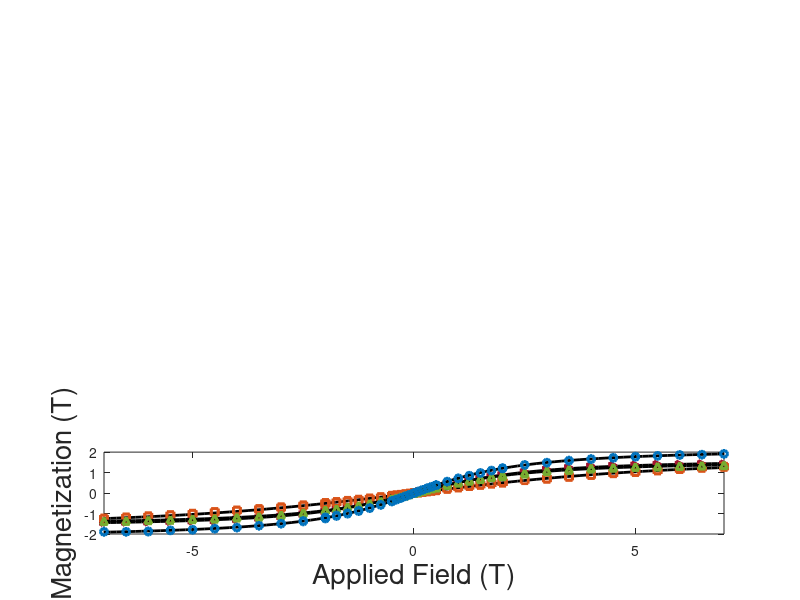

This figure's MATLAB source: (Note: this script raises an error after producing the figure.)
%%File Notes

%Run NPChi before running
%All generated chi values are in cgs units (dyne cm/g) 
%To convert cgs to other cgs or SI, see the section about conversions 

%% Plot settings
RedAccent =[229/255,20/255,0/255];
BlueAccent =[76/255,174/255,227/255];
GreenAccent =[51/255,153/255,51/255];
White=[1 1 1];
Black=[0 0 0];
DefaultBlue=[0    0.4470    0.7410];
DefaultOrange=[0.8500    0.3250    0.0980];
DefaultYellow=[0.9290    0.6940    0.1250];
DefaultPurple=[0.4940    0.1840    0.5560];
DefaultGreen=[0.4660    0.6740    0.1880];
DefaultLightBlue=[0.3010    0.7450    0.9330];
DefaultCrimson=[0.6350    0.0780    0.1840];
MarkerSize=7;
LineWidth=2.5;
PlotLineWidth=3;
MarkerLineWidth=2;
% Scatter plot Marker size (squared)
sz = 25;
% Font size
fs = 20;

%% %Import Variables
er_field_oe_4k = [0.00E+00 1.00E+03 2.00E+03 3.00E+03 4.00E+03 5.00E+03 5.00E+03 7.50E+03 1.00E+04 1.25E+04 1.50E+04 1.75E+04 2.00E+04 2.00E+04 2.50E+04 3.00E+04 3.50E+04 4.00E+04 4.50E+04 5.00E+04 5.50E+04 6.00E+04 6.50E+04 7.00E+04 7.00E+04 6.50E+04 6.00E+04 5.50E+04 5.00E+04 4.50E+04 4.00E+04 3.50E+04 3.00E+04 2.50E+04 2.00E+04 2.00E+04 1.75E+04 1.50E+04 1.25E+04 1.00E+04 7.50E+03 5.00E+03 5.00E+03 4.00E+03 3.00E+03 2.00E+03 0.00E+00 0.00E+00 -1.00E+03 -2.00E+03 -3.00E+03 -4.00E+03 -5.00E+03 -5.00E+03 -7.50E+03 -1.00E+04 -1.25E+04 -1.50E+04 -1.75E+04 -2.00E+04 -2.00E+04 -2.50E+04 -3.00E+04 -3.50E+04 -4.00E+04 -4.50E+04 -5.00E+04 -5.50E+04 -6.00E+04 -6.50E+04 -7.00E+04 -7.00E+04 -6.50E+04 -6.00E+04 -5.50E+04 -5.00E+04 -4.50E+04];
er_moment_emuperg_4k = [8.10E-02 5.40E+00 1.05E+01 1.53E+01 1.97E+01 2.44E+01 2.41E+01 3.52E+01 4.58E+01 5.55E+01 6.48E+01 7.32E+01 8.09E+01 8.11E+01 9.42E+01 1.05E+02 1.13E+02 1.20E+02 1.23E+02 1.25E+02 1.26E+02 1.29E+02 1.29E+02 1.30E+02 1.29E+02 1.31E+02 1.27E+02 1.29E+02 1.25E+02 1.23E+02 1.20E+02 1.13E+02 1.05E+02 9.41E+01 8.06E+01 8.05E+01 7.28E+01 6.45E+01 5.53E+01 4.54E+01 3.48E+01 2.37E+01 2.37E+01 1.91E+01 1.44E+01 9.98E+00 -8.15E-02 -8.15E-02 -5.22E+00 -1.03E+01 -1.51E+01 -2.00E+01 -2.41E+01 -2.41E+01 -3.53E+01 -4.60E+01 -5.58E+01 -6.50E+01 -7.34E+01 -8.11E+01 -8.11E+01 -9.44E+01 -1.05E+02 -1.12E+02 -1.18E+02 -1.23E+02 -1.24E+02 -1.27E+02 -1.29E+02 -1.30E+02 -1.31E+02 -1.29E+02 -1.29E+02 -1.29E+02 -1.25E+02 -1.25E+02 -1.23E+02];

er_field_oe_rt = [0.00E+00 1.00E+03 2.00E+03 3.00E+03 4.00E+03 5.00E+03 5.00E+03 7.50E+03 1.00E+04 1.25E+04 1.50E+04 1.75E+04 2.00E+04 2.00E+04 2.50E+04 3.00E+04 3.50E+04 4.00E+04 4.50E+04 5.00E+04 5.50E+04 6.00E+04 6.50E+04 7.00E+04 7.00E+04 6.50E+04 6.00E+04 5.50E+04 5.00E+04 4.50E+04 4.00E+04 3.50E+04 3.00E+04 2.50E+04 2.00E+04 2.00E+04 1.75E+04 1.50E+04 1.25E+04 1.00E+04 7.50E+03 5.00E+03 5.00E+03 4.00E+03 3.00E+03 2.00E+03 1.00E+03 0.00E+00 0.00E+00 -1.00E+03 -2.00E+03 -3.00E+03 -4.00E+03 -5.00E+03 -5.00E+03 -7.50E+03 -1.00E+04 -1.25E+04 -1.50E+04 -1.75E+04 -2.00E+04 -2.00E+04 -2.50E+04 -3.00E+04 -3.50E+04 -4.00E+04 -4.50E+04 -5.00E+04 -5.50E+04 -6.00E+04 -6.50E+04 -7.00E+04 -7.00E+04 -6.50E+04 -6.00E+04 -5.50E+04 -5.00E+04 -4.50E+04 -4.00E+04 -3.50E+04 -3.00E+04 -2.50E+04 -2.00E+04 -2.00E+04 -1.75E+04 -1.50E+04 -1.25E+04 -1.00E+04 -7.50E+03 -5.00E+03 -5.00E+03 -4.00E+03 -3.00E+03 -2.00E+03 -1.00E+03 0.00E+00];
er_moment_emuperg_rt = [6.34E-04 1.97E-01 3.91E-01 5.88E-01 7.82E-01 9.76E-01 9.77E-01 1.46E+00 1.95E+00 2.43E+00 2.92E+00 3.41E+00 3.90E+00 3.90E+00 4.86E+00 5.85E+00 6.83E+00 7.85E+00 8.79E+00 9.70E+00 1.07E+01 1.16E+01 1.25E+01 1.34E+01 1.34E+01 1.25E+01 1.16E+01 1.07E+01 9.70E+00 8.77E+00 7.80E+00 6.80E+00 5.82E+00 4.86E+00 3.89E+00 3.88E+00 3.40E+00 2.91E+00 2.43E+00 1.94E+00 1.46E+00 9.76E-01 9.75E-01 7.81E-01 6.00E-01 3.91E-01 1.97E-01 -2.21E-03 -2.50E-03 -1.99E-01 -3.92E-01 -5.88E-01 -7.82E-01 -9.77E-01 -9.78E-01 -1.46E+00 -1.95E+00 -2.44E+00 -2.91E+00 -3.37E+00 -3.88E+00 -3.88E+00 -4.86E+00 -5.86E+00 -6.86E+00 -7.83E+00 -8.81E+00 -9.75E+00 -1.07E+01 -1.17E+01 -1.25E+01 -1.34E+01 -1.34E+01 -1.25E+01 -1.16E+01 -1.07E+01 -9.81E+00 -8.78E+00 -7.79E+00 -6.80E+00 -5.83E+00 -4.87E+00 -3.89E+00 -3.89E+00 -3.40E+00 -2.92E+00 -2.43E+00 -1.95E+00 -1.47E+00 -9.79E-01 -9.76E-01 -7.80E-01 -5.86E-01 -3.90E-01 -1.98E-01 3.10E-03];

er_temp_k = [2.00 7.01E+00 1.20E+01 1.70E+01 2.20E+01 2.70E+01 3.20E+01 3.70E+01 4.20E+01 4.70E+01 5.20E+01 5.70E+01 6.20E+01 6.70E+01 7.20E+01 7.70E+01 8.20E+01 8.70E+01 9.21E+01 9.71E+01 1.02E+02 1.07E+02 1.12E+02 1.17E+02 1.22E+02 1.27E+02 1.32E+02 1.37E+02 1.42E+02 1.47E+02 1.52E+02 1.57E+02 1.62E+02 1.67E+02 1.72E+02 1.77E+02 1.82E+02 1.87E+02 1.92E+02 1.97E+02 2.02E+02 2.07E+02 2.12E+02 2.17E+02 2.22E+02 2.27E+02 2.32E+02 2.37E+02 2.42E+02 2.47E+02 2.52E+02 2.57E+02 2.62E+02 2.67E+02 2.72E+02 2.77E+02 2.82E+02 2.87E+02 2.92E+02 2.97E+02];
er_moment_emuperg_temp = [1.27E+02 1.31E+02 1.20E+02 1.09E+02 9.87E+01 8.94E+01 8.26E+01 7.61E+01 7.01E+01 6.51E+01 6.02E+01 5.62E+01 5.21E+01 4.91E+01 4.62E+01 4.38E+01 4.18E+01 3.97E+01 3.78E+01 3.60E+01 3.43E+01 3.29E+01 3.16E+01 3.03E+01 2.91E+01 2.81E+01 2.72E+01 2.61E+01 2.52E+01 2.45E+01 2.38E+01 2.31E+01 2.25E+01 2.20E+01 2.14E+01 2.12E+01 2.06E+01 2.01E+01 1.95E+01 1.92E+01 1.87E+01 1.83E+01 1.79E+01 1.75E+01 1.71E+01 1.68E+01 1.66E+01 1.62E+01 1.59E+01 1.56E+01 1.54E+01 1.50E+01 1.47E+01 1.45E+01 1.42E+01 1.39E+01 1.37E+01 1.35E+01 1.33E+01 1.30E+01];

gd_field_oe_4k = [0.00E+00 1.00E+03 2.00E+03 3.00E+03 4.00E+03 5.00E+03 5.00E+03 7.50E+03 1.00E+04 1.25E+04 1.50E+04 1.75E+04 2.00E+04 2.00E+04 2.50E+04 3.00E+04 3.50E+04 4.00E+04 4.50E+04 5.00E+04 5.50E+04 6.00E+04 6.50E+04 7.00E+04 7.00E+04 6.50E+04 6.00E+04 5.50E+04 5.00E+04 4.50E+04 4.00E+04 3.50E+04 3.00E+04 2.00E+04 2.00E+04 1.75E+04 1.50E+04 1.25E+04 1.00E+04 7.50E+03 5.00E+03 5.00E+03 4.00E+03 3.00E+03 2.00E+03 1.00E+03 0.00E+00 0.00E+00 -1.00E+03 -2.00E+03 -3.00E+03 -4.00E+03 -5.00E+03 -5.00E+03 -7.50E+03 -1.00E+04 -1.25E+04 -1.50E+04 -1.75E+04 -2.00E+04 -2.00E+04 -2.50E+04 -3.00E+04 -3.50E+04 -4.00E+04 -4.50E+04 -5.00E+04 -5.50E+04 -6.00E+04 -6.50E+04 -7.00E+04 -7.00E+04 -6.50E+04 -6.00E+04 -5.50E+04 -5.00E+04 -4.50E+04 -4.00E+04 -3.50E+04 -3.00E+04 -2.50E+04 -2.00E+04 -2.00E+04 -1.75E+04 -1.50E+04 -1.25E+04 -1.00E+04 -7.50E+03 -5.00E+03 -5.00E+03 -4.00E+03 -3.00E+03 -2.00E+03 -1.00E+03 0.00E+00];
gd_moment_emuperg_4k = [-2.83E-03 2.83E+00 5.73E+00 8.68E+00 1.17E+01 1.47E+01 1.48E+01 2.21E+01 2.94E+01 3.66E+01 4.30E+01 4.96E+01 5.58E+01 5.58E+01 6.74E+01 7.57E+01 8.57E+01 9.54E+01 1.04E+02 1.10E+02 1.19E+02 1.26E+02 1.33E+02 1.38E+02 1.38E+02 1.33E+02 1.26E+02 1.19E+02 1.12E+02 1.04E+02 9.48E+01 8.55E+01 7.55E+01 5.64E+01 5.64E+01 5.02E+01 4.38E+01 3.70E+01 3.00E+01 2.27E+01 1.53E+01 1.53E+01 1.22E+01 9.24E+00 6.16E+00 3.07E+00 -4.94E-02 -4.98E-02 -3.13E+00 -6.23E+00 -9.34E+00 -1.25E+01 -1.55E+01 -1.56E+01 -2.32E+01 -3.03E+01 -3.74E+01 -4.43E+01 -5.06E+01 -5.68E+01 -5.68E+01 -6.72E+01 -7.77E+01 -8.78E+01 -9.15E+01 -1.00E+02 -1.08E+02 -1.16E+02 -1.22E+02 -1.29E+02 -1.34E+02 -1.34E+02 -1.28E+02 -1.23E+02 -1.17E+02 -1.09E+02 -1.00E+02 -9.24E+01 -8.33E+01 -7.40E+01 -6.38E+01 -5.22E+01 -5.22E+01 -4.64E+01 -4.05E+01 -3.43E+01 -2.78E+01 -2.11E+01 -1.42E+01 -1.42E+01 -1.20E+01 -8.96E+00 -6.07E+00 -3.06E+00 5.28E-02];

gd_field_oe_rt = [0.00E+00 1.00E+03 2.00E+03 3.00E+03 4.00E+03 5.00E+03 5.00E+03 7.50E+03 1.00E+04 1.25E+04 1.50E+04 1.75E+04 2.00E+04 2.00E+04 2.50E+04 3.00E+04 3.50E+04 4.00E+04 4.50E+04 5.00E+04 5.50E+04 6.00E+04 6.50E+04 7.00E+04 7.00E+04 6.50E+04 6.00E+04 5.50E+04 5.00E+04 4.50E+04 4.00E+04 3.50E+04 3.00E+04 2.50E+04 2.00E+04 2.00E+04 1.75E+04 1.50E+04 1.25E+04 1.00E+04 7.50E+03 5.00E+03 5.00E+03 4.00E+03 3.00E+03 2.00E+03 1.00E+03 0.00E+00 0.00E+00 -1.00E+03 -2.00E+03 -3.00E+03 -4.00E+03 -5.00E+03 -5.00E+03 -7.50E+03 -1.00E+04 -1.25E+04 -1.50E+04 -1.75E+04 -2.00E+04 -2.00E+04 -2.50E+04 -3.00E+04 -3.50E+04 -4.00E+04 -4.50E+04 -5.00E+04 -5.50E+04 -6.00E+04 -6.50E+04 -7.00E+04 -7.00E+04 -6.50E+04 -6.00E+04 -5.50E+04 -5.00E+04 -4.50E+04 -4.00E+04 -3.50E+04 -3.00E+04 -2.50E+04 -2.00E+04 -2.00E+04 -1.75E+04 -1.50E+04 -1.25E+04 -1.00E+04 -7.50E+03 -5.00E+03 -5.00E+03 -4.00E+03 -3.00E+03 -2.00E+03 -1.00E+03 0.00E+00];
gd_moment_emuperg_rt = [1.87E-04 1.10E-01 2.17E-01 3.26E-01 4.33E-01 5.42E-01 5.43E-01 8.14E-01 1.08E+00 1.36E+00 1.63E+00 1.90E+00 2.17E+00 2.17E+00 2.71E+00 3.26E+00 3.79E+00 4.34E+00 4.89E+00 5.43E+00 5.97E+00 6.51E+00 7.07E+00 7.53E+00 7.53E+00 7.01E+00 6.47E+00 5.93E+00 5.39E+00 4.86E+00 4.32E+00 3.78E+00 3.24E+00 2.70E+00 2.16E+00 2.17E+00 1.90E+00 1.63E+00 1.36E+00 1.09E+00 8.19E-01 5.49E-01 5.45E-01 4.36E-01 3.28E-01 2.32E-01 1.28E-01 -1.56E-03 -3.13E-03 -1.09E-01 -2.17E-01 -3.26E-01 -4.35E-01 -5.42E-01 -5.43E-01 -8.15E-01 -1.09E+00 -1.36E+00 -1.63E+00 -1.90E+00 -2.17E+00 -2.17E+00 -2.72E+00 -3.26E+00 -3.80E+00 -4.35E+00 -4.90E+00 -5.44E+00 -5.98E+00 -6.53E+00 -7.07E+00 -7.56E+00 -7.55E+00 -7.03E+00 -6.48E+00 -5.94E+00 -5.39E+00 -4.86E+00 -4.32E+00 -3.79E+00 -3.25E+00 -2.71E+00 -2.17E+00 -2.18E+00 -1.91E+00 -1.64E+00 -1.36E+00 -1.09E+00 -8.14E-01 -5.49E-01 -5.45E-01 -4.36E-01 -3.29E-01 -2.18E-01 -1.09E-01 8.84E-04];

gd_temp_k = [2.00 7.00E+00 1.20E+01 1.70E+01 2.20E+01 2.70E+01 3.20E+01 3.70E+01 4.20E+01 4.70E+01 5.20E+01 5.70E+01 6.20E+01 6.70E+01 7.20E+01 7.70E+01 8.20E+01 8.71E+01 9.21E+01 9.71E+01 1.02E+02 1.07E+02 1.12E+02 1.17E+02 1.22E+02 1.27E+02 1.32E+02 1.37E+02 1.42E+02 1.47E+02 1.52E+02 1.57E+02 1.62E+02 1.67E+02 1.72E+02 1.77E+02 1.82E+02 1.87E+02 1.92E+02 1.97E+02 2.02E+02 2.07E+02 2.12E+02 2.17E+02 2.22E+02 2.27E+02 2.32E+02 2.37E+02 2.42E+02 2.47E+02 2.52E+02 2.57E+02 2.62E+02 2.67E+02 2.72E+02 2.77E+02 2.82E+02 2.87E+02 2.92E+02 2.97E+02];
gd_moment_emuperg_temp = [1.48E+02 1.24E+02 1.01E+02 8.47E+01 7.25E+01 6.40E+01 5.62E+01 5.08E+01 4.58E+01 4.20E+01 3.87E+01 3.54E+01 3.28E+01 3.07E+01 2.89E+01 2.72E+01 2.58E+01 2.45E+01 2.33E+01 2.22E+01 2.12E+01 2.03E+01 1.94E+01 1.86E+01 1.79E+01 1.71E+01 1.66E+01 1.60E+01 1.55E+01 1.49E+01 1.44E+01 1.40E+01 1.36E+01 1.32E+01 1.28E+01 1.24E+01 1.21E+01 1.18E+01 1.14E+01 1.12E+01 1.09E+01 1.06E+01 1.03E+01 1.01E+01 9.90E+00 9.65E+00 9.43E+00 9.24E+00 9.03E+00 8.83E+00 8.65E+00 8.49E+00 8.33E+00 8.17E+00 8.02E+00 7.88E+00 7.74E+00 7.60E+00 7.47E+00 7.35E+00];

dys_field_oe_4k = [7.00E+04 6.50E+04 6.00E+04 5.50E+04 5.00E+04 4.50E+04 4.00E+04 3.50E+04 3.00E+04 2.50E+04 2.00E+04 2.00E+04 1.75E+04 1.50E+04 1.25E+04 1.00E+04 7.50E+03 5.00E+03 5.00E+03 4.00E+03 3.00E+03 2.00E+03 1.00E+03 0.00E+00 0.00E+00 -1.00E+03 -2.00E+03 -3.00E+03 -4.00E+03 -5.00E+03 -5.00E+03 -7.50E+03 -1.00E+04 -1.25E+04 -1.50E+04 -1.75E+04 -2.00E+04 -2.00E+04 -2.50E+04 -3.00E+04 -3.50E+04 -4.00E+04 -4.50E+04 -5.00E+04 -5.50E+04 -6.00E+04 -6.50E+04 -7.00E+04 -7.00E+04 -6.50E+04 -6.00E+04 -5.50E+04 -5.00E+04 -4.50E+04 -4.00E+04 -3.50E+04 -3.00E+04 -2.50E+04 -2.00E+04 -2.00E+04 -1.75E+04 -1.50E+04 -1.25E+04 -1.00E+04 -7.50E+03 -5.00E+03 -5.00E+03 -4.00E+03 -3.00E+03 -2.00E+03 -1.00E+03 0.00E+00 0.00E+00 1.00E+03 2.00E+03 3.00E+03 4.00E+03 5.00E+03 5.00E+03 7.50E+03 1.00E+04 1.25E+04 1.50E+04 1.75E+04 2.00E+04 2.00E+04 2.50E+04 3.00E+04 3.50E+04 4.00E+04 4.50E+04 5.00E+04 5.50E+04 6.00E+04 6.50E+04 7.00E+04];
dys_moment_emuperg_4k = [1.38E+02 1.38E+02 1.35E+02 1.33E+02 1.31E+02 1.28E+02 1.25E+02 1.18E+02 1.12E+02 1.01E+02 8.97E+01 8.80E+01 7.90E+01 7.15E+01 6.17E+01 5.24E+01 4.13E+01 2.86E+01 2.83E+01 2.34E+01 1.76E+01 1.19E+01 5.96E+00 -8.49E-02 -8.65E-02 -5.96E+00 -1.18E+01 -1.75E+01 -2.32E+01 -2.88E+01 -2.89E+01 -4.07E+01 -5.16E+01 -6.25E+01 -6.91E+01 -7.87E+01 -8.36E+01 -8.42E+01 -9.71E+01 -1.08E+02 -1.16E+02 -1.20E+02 -1.26E+02 -1.29E+02 -1.33E+02 -1.35E+02 -1.38E+02 -1.40E+02 -1.40E+02 -1.39E+02 -1.36E+02 -1.33E+02 -1.31E+02 -1.28E+02 -1.23E+02 -1.19E+02 -1.11E+02 -1.02E+02 -8.90E+01 -8.83E+01 -7.96E+01 -7.19E+01 -6.21E+01 -5.27E+01 -4.12E+01 -2.90E+01 -2.85E+01 -2.31E+01 -1.78E+01 -1.21E+01 -5.99E+00 9.24E-02 9.40E-02 6.02E+00 1.19E+01 1.75E+01 2.32E+01 2.88E+01 2.89E+01 4.06E+01 5.21E+01 6.21E+01 6.96E+01 7.90E+01 8.33E+01 8.52E+01 9.63E+01 1.08E+02 1.15E+02 1.22E+02 1.26E+02 1.30E+02 1.32E+02 1.35E+02 1.37E+02 1.40E+02];

dys_field_oe_rt = [7.00E+04 6.50E+04 6.00E+04 5.50E+04 5.00E+04 4.50E+04 4.00E+04 3.50E+04 3.00E+04 2.50E+04 2.00E+04 2.00E+04 1.75E+04 1.50E+04 1.25E+04 1.00E+04 7.50E+03 5.00E+03 5.00E+03 4.00E+03 3.00E+03 2.00E+03 1.00E+03 0.00E+00 0.00E+00 -1.00E+03 -2.00E+03 -3.00E+03 -4.00E+03 -5.00E+03 -5.00E+03 -7.50E+03 -1.00E+04 -1.25E+04 -1.50E+04 -1.75E+04 -2.00E+04 -2.00E+04 -2.50E+04 -3.00E+04 -3.50E+04 -4.00E+04 -4.50E+04 -5.00E+04 -5.50E+04 -6.00E+04 -6.50E+04 -7.00E+04 -7.00E+04 -6.50E+04 -6.00E+04 -5.50E+04 -5.00E+04 -4.50E+04 -4.00E+04 -3.50E+04 -2.50E+04 -2.00E+04 -2.00E+04 -1.75E+04 -1.50E+04 -1.25E+04 -1.00E+04 -7.50E+03 -5.00E+03 -5.00E+03 -4.00E+03 -3.00E+03 -2.00E+03 -1.00E+03 0.00E+00 0.00E+00 1.00E+03 2.00E+03 3.00E+03];
dys_moment_emuperg_rt = [1.66E+01 1.55E+01 1.43E+01 1.31E+01 1.19E+01 1.07E+01 9.54E+00 8.34E+00 7.18E+00 6.00E+00 4.81E+00 4.81E+00 4.21E+00 3.61E+00 3.01E+00 2.41E+00 1.81E+00 1.21E+00 1.20E+00 9.61E-01 7.26E-01 4.84E-01 2.64E-01 -2.80E-03 -3.27E-03 -2.46E-01 -4.89E-01 -7.31E-01 -9.74E-01 -1.22E+00 -1.22E+00 -1.83E+00 -2.42E+00 -3.03E+00 -3.64E+00 -4.24E+00 -4.84E+00 -4.84E+00 -6.05E+00 -7.27E+00 -8.48E+00 -9.68E+00 -1.09E+01 -1.20E+01 -1.32E+01 -1.44E+01 -1.55E+01 -1.67E+01 -1.66E+01 -1.55E+01 -1.43E+01 -1.32E+01 -1.20E+01 -1.08E+01 -9.66E+00 -8.46E+00 -6.06E+00 -4.85E+00 -4.84E+00 -4.24E+00 -3.64E+00 -3.03E+00 -2.42E+00 -1.82E+00 -1.21E+00 -1.21E+00 -9.67E-01 -7.28E-01 -4.85E-01 -2.41E-01 3.65E-03 3.66E-03 2.48E-01 4.90E-01 7.33E-01];

dys_temp_k = [2.00 7.00E+00 1.20E+01 1.70E+01 2.20E+01 2.70E+01 3.20E+01 3.70E+01 4.20E+01 4.70E+01 5.20E+01 5.70E+01 6.20E+01 6.70E+01 7.20E+01 7.70E+01 8.20E+01 8.70E+01 9.20E+01 9.70E+01 1.02E+02 1.07E+02 1.12E+02 1.17E+02 1.22E+02 1.27E+02 1.32E+02 1.37E+02 1.42E+02 1.47E+02 1.52E+02 1.57E+02 1.62E+02 1.67E+02 1.72E+02 1.77E+02 1.82E+02 1.87E+02 1.92E+02 1.97E+02 2.02E+02 2.07E+02 2.12E+02 2.17E+02 2.22E+02 2.27E+02 2.32E+02 2.37E+02 2.42E+02 2.47E+02 2.52E+02 2.57E+02 2.62E+02 2.67E+02 2.72E+02 2.77E+02 2.82E+02 2.87E+02 2.92E+02 2.97E+02];
dys_moment_emuperg_temp = [1.40E+02 1.38E+02 1.30E+02 1.20E+02 1.13E+02 1.04E+02 9.36E+01 8.75E+01 8.22E+01 7.50E+01 7.06E+01 6.72E+01 6.32E+01 5.89E+01 5.62E+01 5.32E+01 5.06E+01 4.85E+01 4.58E+01 4.36E+01 4.22E+01 4.04E+01 3.89E+01 3.77E+01 3.62E+01 3.51E+01 3.40E+01 3.28E+01 3.18E+01 3.10E+01 3.02E+01 2.93E+01 2.84E+01 2.77E+01 2.70E+01 2.63E+01 2.57E+01 2.51E+01 2.45E+01 2.39E+01 2.33E+01 2.28E+01 2.23E+01 2.18E+01 2.15E+01 2.10E+01 2.06E+01 2.02E+01 1.97E+01 1.94E+01 1.90E+01 1.87E+01 1.84E+01 1.81E+01 1.78E+01 1.75E+01 1.73E+01 1.70E+01 1.67E+01 1.64E+01];

ho_field_oe_4k = [7.00E+04 6.50E+04 6.00E+04 5.50E+04 5.00E+04 4.50E+04 4.00E+04 3.50E+04 3.00E+04 2.50E+04 2.00E+04 2.00E+04 1.75E+04 1.50E+04 1.25E+04 1.00E+04 7.50E+03 5.00E+03 5.00E+03 4.00E+03 3.00E+03 2.00E+03 1.00E+03 0.00E+00 0.00E+00 -1.00E+03 -2.00E+03 -3.00E+03 -4.00E+03 -5.00E+03 -5.00E+03 -7.50E+03 -1.00E+04 -1.25E+04 -1.50E+04 -1.75E+04 -2.00E+04 -2.00E+04 -2.50E+04 -3.00E+04 -3.50E+04 -4.00E+04 -4.50E+04 -5.00E+04 -5.50E+04 -6.00E+04 -6.50E+04 -7.00E+04 -7.00E+04 -6.50E+04 -6.00E+04 -5.50E+04 -5.00E+04 -4.50E+04 -4.00E+04 -3.50E+04 -3.00E+04 -2.50E+04 -2.00E+04 -2.00E+04 -1.75E+04 -1.50E+04 -1.25E+04 -1.00E+04 -7.50E+03 -5.00E+03 -5.00E+03 -4.00E+03 -3.00E+03 -2.00E+03 -1.00E+03 0.00E+00 0.00E+00 1.00E+03 2.00E+03 3.00E+03 4.00E+03 5.00E+03 5.00E+03 7.50E+03 1.00E+04 1.25E+04 1.50E+04 1.75E+04 2.00E+04 2.00E+04 2.50E+04 3.00E+04 3.50E+04 4.00E+04 4.50E+04 5.00E+04 5.50E+04 6.00E+04 6.50E+04 7.00E+04];
ho_moment_emuperg_4k = [1.82E+02 1.77E+02 1.76E+02 1.72E+02 1.69E+02 1.64E+02 1.58E+02 1.51E+02 1.41E+02 1.30E+02 1.14E+02 1.14E+02 1.04E+02 9.33E+01 8.04E+01 6.74E+01 5.30E+01 3.66E+01 3.64E+01 2.92E+01 2.24E+01 1.51E+01 7.45E+00 -1.12E-01 -1.12E-01 -7.56E+00 -1.50E+01 -2.24E+01 -2.95E+01 -3.65E+01 -3.65E+01 -5.31E+01 -6.83E+01 -8.06E+01 -9.29E+01 -1.03E+02 -1.12E+02 -1.13E+02 -1.28E+02 -1.42E+02 -1.51E+02 -1.60E+02 -1.65E+02 -1.69E+02 -1.73E+02 -1.76E+02 -1.79E+02 -1.80E+02 -1.78E+02 -1.79E+02 -1.79E+02 -1.72E+02 -1.70E+02 -1.64E+02 -1.59E+02 -1.51E+02 -1.41E+02 -1.32E+02 -1.18E+02 -1.17E+02 -1.07E+02 -9.61E+01 -8.43E+01 -7.06E+01 -5.57E+01 -3.92E+01 -3.88E+01 -3.13E+01 -2.37E+01 -1.57E+01 -7.67E+00 1.22E-01 1.21E-01 7.65E+00 1.51E+01 2.25E+01 2.97E+01 3.66E+01 3.67E+01 5.31E+01 6.86E+01 8.06E+01 9.21E+01 1.04E+02 1.14E+02 1.15E+02 1.30E+02 1.40E+02 1.49E+02 1.56E+02 1.62E+02 1.67E+02 1.72E+02 1.76E+02 1.78E+02 1.80E+02];

ho_field_oe_rt = [7.00E+04 6.50E+04 6.00E+04 5.50E+04 5.00E+04 4.50E+04 4.00E+04 3.00E+04 2.50E+04 2.00E+04 2.00E+04 1.75E+04 1.50E+04 1.25E+04 1.00E+04 5.00E+03 5.00E+03 4.00E+03 3.00E+03 2.00E+03 1.00E+03 0.00E+00 0.00E+00 -1.00E+03 -2.00E+03 -3.00E+03 -4.00E+03 -5.00E+03 -5.00E+03 -7.50E+03 -1.00E+04 -1.25E+04 -1.75E+04 -2.00E+04 -2.00E+04 -2.50E+04 -3.00E+04 -3.50E+04 -4.00E+04 -4.50E+04 -5.00E+04 -5.50E+04 -6.00E+04 -6.50E+04 -7.00E+04 -7.00E+04 -6.50E+04 -6.00E+04 -5.50E+04 -5.00E+04 -4.50E+04 -4.00E+04 -3.00E+04 -2.50E+04 -2.00E+04 -2.00E+04 -1.75E+04 -1.50E+04 -1.25E+04 -1.00E+04 -7.50E+03 -5.00E+03 -5.00E+03 -4.00E+03 -3.00E+03 -2.00E+03 -1.00E+03 0.00E+00 0.00E+00 1.00E+03 2.00E+03 3.00E+03 4.00E+03 5.00E+03 5.00E+03 7.50E+03 1.00E+04 1.25E+04 1.50E+04 1.75E+04 2.00E+04 2.00E+04 2.50E+04 3.00E+04 3.50E+04 4.00E+04 5.00E+04 5.50E+04 6.00E+04 6.50E+04 7.00E+04];
ho_moment_emuperg_rt = [1.68E+01 1.56E+01 1.43E+01 1.31E+01 1.19E+01 1.07E+01 9.53E+00 7.22E+00 6.02E+00 4.81E+00 4.81E+00 4.21E+00 3.61E+00 3.01E+00 2.40E+00 1.20E+00 1.21E+00 9.68E-01 7.26E-01 4.83E-01 2.41E-01 -3.09E-03 -3.13E-03 -2.48E-01 -4.93E-01 -7.37E-01 -9.81E-01 -1.23E+00 -1.23E+00 -1.84E+00 -2.43E+00 -3.04E+00 -4.26E+00 -4.87E+00 -4.86E+00 -6.09E+00 -7.31E+00 -8.53E+00 -9.75E+00 -1.10E+01 -1.22E+01 -1.34E+01 -1.46E+01 -1.58E+01 -1.70E+01 -1.68E+01 -1.57E+01 -1.44E+01 -1.33E+01 -1.21E+01 -1.09E+01 -9.69E+00 -7.30E+00 -6.09E+00 -4.87E+00 -4.86E+00 -4.26E+00 -3.65E+00 -3.04E+00 -2.43E+00 -1.82E+00 -1.22E+00 -1.21E+00 -9.76E-01 -7.32E-01 -4.87E-01 -2.42E-01 3.44E-03 3.45E-03 2.49E-01 4.92E-01 7.37E-01 9.81E-01 1.23E+00 1.23E+00 1.84E+00 2.43E+00 3.04E+00 3.65E+00 4.26E+00 4.87E+00 4.86E+00 6.08E+00 7.32E+00 8.52E+00 9.74E+00 1.22E+01 1.34E+01 1.46E+01 1.58E+01 1.69E+01];

ho_temp_k = [2.00 7.00E+00 1.20E+01 1.70E+01 2.20E+01 2.70E+01 3.20E+01 3.70E+01 4.20E+01 4.70E+01 5.20E+01 5.70E+01 6.20E+01 6.70E+01 7.20E+01 7.70E+01 8.20E+01 8.71E+01 9.21E+01 9.71E+01 1.02E+02 1.07E+02 1.12E+02 1.17E+02 1.22E+02 1.27E+02 1.32E+02 1.37E+02 1.42E+02 1.47E+02 1.52E+02 1.57E+02 1.62E+02 1.67E+02 1.72E+02 1.77E+02 1.82E+02 1.87E+02 1.92E+02 1.97E+02 2.02E+02 2.07E+02 2.12E+02 2.17E+02 2.22E+02 2.27E+02 2.32E+02 2.37E+02 2.42E+02 2.47E+02 2.52E+02 2.57E+02 2.62E+02 2.67E+02 2.72E+02 2.77E+02 2.82E+02 2.87E+02 2.92E+02 2.97E+02];
ho_moment_emuperg_temp = [1.78E+02 1.77E+02 1.62E+02 1.47E+02 1.32E+02 1.20E+02 1.08E+02 9.90E+01 9.11E+01 8.37E+01 7.78E+01 7.37E+01 6.98E+01 6.39E+01 6.02E+01 5.63E+01 5.37E+01 5.09E+01 4.83E+01 4.62E+01 4.41E+01 4.26E+01 4.09E+01 3.91E+01 3.76E+01 3.64E+01 3.51E+01 3.39E+01 3.28E+01 3.20E+01 3.10E+01 3.00E+01 2.91E+01 2.83E+01 2.76E+01 2.68E+01 2.62E+01 2.58E+01 2.51E+01 2.44E+01 2.39E+01 2.34E+01 2.29E+01 2.24E+01 2.19E+01 2.15E+01 2.10E+01 2.06E+01 2.02E+01 2.00E+01 1.94E+01 1.91E+01 1.87E+01 1.83E+01 1.80E+01 1.78E+01 1.75E+01 1.72E+01 1.68E+01 1.66E+01];



%% %%Erbium Hysteresis

xdata1 = er_field_oe_4k;
ydata1 = er_moment_emuperg_4k;
xdata2 = er_field_oe_rt;
ydata2 = er_moment_emuperg_rt;
x0 = [130,1E-4];

fun4ker = @(x,xdata1)x(1)*tanh(x(2)*xdata1+1E-8); %tanh fit, https://en.wikipedia.org/wiki/Superparamagnetism; better than langevin fit
[erx1,erresnorm,~,erexitflag,eroutput]=lsqcurvefit(fun4ker,x0,xdata1,ydata1);

funrter = @(x,xdata2)x(1)*(coth(x(2)*xdata2+1E-8)-1./(x(2)*xdata2+ 1E-8)); %langevin fit
[erx2,erresnorm2,~,erexitflag2,eroutput2]=lsqcurvefit(funrter,x0,xdata2,ydata2);

funrtX = @(x,xdata2)x(1)*xdata2; %linear fit to extract chi
[erX,erresnormerX,~,erexitflagerX,eroutputerX]=lsqcurvefit(funrtX,x0,xdata2,ydata2);

chi_er_rt = erX(1); %units: dyne cm/g, cgs

chi_er_4k = erx1(1)*erx1(2)/3; %units: dyne cm/g, cgs

fieldser = linspace(-70000,70000);



%% %%Erbium Temp

xdata3 = er_temp_k(2:end);
ydata3 = er_moment_emuperg_temp(2:end);

funer = @(x,xdata3)x(1)*(coth(x(2)./xdata3)-xdata3/(x(2))); %langevin fit is way better

x0 = [130,30];
x3=lsqcurvefit(funer,x0,xdata3,ydata3);

tempser = linspace(0,297);


%% %%Gd Hysteresis 

xdata4 = gd_field_oe_4k;
ydata4 = gd_moment_emuperg_4k;
xdata5 = gd_field_oe_rt;
ydata5 = gd_moment_emuperg_rt;
x0 = [200,4E-5];

fun4kgd = @(x,xdata4)x(1)*(coth(x(2)*xdata4+1E-8)-1./(x(2)*xdata4+ 1E-8)); %langevin fit
[x4,resnorm4,~,exitflag4,output4]=lsqcurvefit(fun4kgd,x0,xdata4,ydata4);

funrtgd = @(x,xdata5)x(1)*(coth(x(2)*xdata5+1E-8)-1./(x(2)*xdata5+ 1E-8)); %langevin fit
[x5,resnorm5,~,exitflag5,output5]=lsqcurvefit(funrtgd,x0,xdata5,ydata5);

funrtXgd = @(x,xdata5)x(1)*xdata5; %linear fit to extract chi
[gdX,gdresnormerX,~,gdexitflagerX,gdoutputerX]=lsqcurvefit(funrtXgd,x0,xdata5,ydata5);

chi_gd_rt = gdX(1); 
chi_gd_4k = x4(1)*x4(2)/3; %VALIDATE THIS by plotting simultaneously; it is NOT QUITE accurate 

fieldsgd = linspace(-70000,70000);


%% %%Gd Temp

xdata6 = gd_temp_k(2:end);
ydata6 = gd_moment_emuperg_temp(2:end);

fungd = @(x,xdata6)x(1)*(coth(x(2)./xdata6)-xdata6/x(2)); %langevin fit is way better

x0 = [150,40];
x6=lsqcurvefit(fungd,x0,xdata6,ydata6);

tempsgd = linspace(0,297);


%% %%Dys Hysteresis

xdata7 = dys_field_oe_4k;
ydata7 = dys_moment_emuperg_4k;
xdata8 = dys_field_oe_rt;
ydata8 = dys_moment_emuperg_rt;
x0 = [100,100];

fun4kdy = @(x,xdata7)x(1)*(coth(x(2)*xdata7+1E-8)-1./(x(2)*xdata7+ 1E-8)); %langevin fit
[x7,resnorm7,~,exitflag7,output7]=lsqcurvefit(fun4kdy,x0,xdata7,ydata7);

funrtdy = @(x,xdata8)x(1)*(coth(x(2)*xdata8+1E-8)-1./(x(2)*xdata8+ 1E-8)); %langevin fit
[x8,resnorm8,~,exitflag8,output8]=lsqcurvefit(funrtdy,x0,xdata8,ydata8);

funrtXdy = @(x,xdata8)x(1)*xdata8; %linear fit to extract chi
[dyX,dyresnormerX,~,dyexitflagerX,dyoutputerX]=lsqcurvefit(funrtXdy,x0,xdata8,ydata8);

chi_gd_rt = dyX(1); 
chi_dys_4k = x7(1)*x7(2)/3;

fieldsdy = linspace(-70000,70000);


%% %%Dys temp

xdata9 = dys_temp_k(2:end);
ydata9 = dys_moment_emuperg_temp(2:end);

fundy = @(x,xdata9)x(1)*(coth(x(2)./xdata9)-xdata9/x(2)); %langevin fit; tanh is abysmal

x0 = [140,90];
x9=lsqcurvefit(fundy,x0,xdata9,ydata9);

tempsdy = linspace(0,297);


%% %%Holmium Hysteresis

xdata10 = ho_field_oe_4k;
ydata10 = ho_moment_emuperg_4k;
xdata11 = ho_field_oe_rt;
ydata11 = ho_moment_emuperg_rt;
x0 = [100,100];

fun4kho = @(x,xdata10)x(1)*(coth(x(2)*xdata10+1E-8)-1./(x(2)*xdata10+ 1E-8)); %langevin fit
[x10,resnorm10,~,exitflag10,output10]=lsqcurvefit(fun4kho,x0,xdata10,ydata10);

funrtho = @(x,xdata11)x(1)*(coth(x(2)*xdata11+1E-8)-1./(x(2)*xdata11+ 1E-8)); %langevin fit
[x11,resnorm11,~,exitflag11,output11]=lsqcurvefit(fun4kho,x0,xdata11,ydata11);

fieldsho = linspace(-70000,70000);

funrtXho = @(x,xdata11)x(1)*xdata11; %linear fit to extract chi
[hoX,horesnormerX,~,hoexitflagerX,hooutputerX]=lsqcurvefit(funrtXho,x0,xdata11,ydata11);

%%  %%Holmium Temp

xdata12 = ho_temp_k(2:end);
ydata12 = ho_moment_emuperg_temp(2:end);

funho = @(x,xdata12)x(1)*(coth(x(2)./xdata12)-xdata12/x(2)); %langevin fit

x0 = [190,20];
x12=lsqcurvefit(funho,x0,xdata12,ydata12);

tempsho = linspace(0,297);

%% Tesla Conversion

%this is how you do it: 

%tesla = emu/g * density (g/cm^3)*4*pi*10^(-4)

%for there to be a linear relationship between the axes, we will need the
%magnetization to be in emu/cm^3, which is emu/g*density(g/cm^3)





%% Magnetic properties


figure(1)
subplot(4,1,4)

% New fits
fun4kdy_new = @(x)( 25.2*0.01165*.8714*4.777*(coth(4.777*0.672*(x/4))-1./(4.777*0.672*(x/4))) + 25.2*0.01165*10.65*(1-.8714)*(coth(10.65*.672*(x/4))-1./(10.65*.672*(x/4))) );
fun4kgd_new = @(x)( 24.6*0.01165*6.50*(coth(6.50*.2619*(x/4))-1./(6.50*.2619*(x/4))) );
fun4kho_new = @(x)( 26.8*0.01165*.69*5.657*(coth(5.657*.5356*(x/4))-1./(5.657*.5356*(x/4))) + 26.8*0.01165*(1-.69)*10.6*(coth(10.6*.5356*(x/4))-1./(10.6*.5356*(x/4))) );
fun4ker_new = @(x)( 27.2*0.01165*5.377*(coth(5.377*0.7058*(x/4))-1./(5.377*0.7058*(x/4))) );

%4K Plot
p4ker_fit = plot(fieldser/10000,fun4ker_new(fieldser/10000),'k-');
set(p4ker_fit,'LineWidth',MarkerLineWidth)
hold on
p4ker_data = scatter(er_field_oe_4k/10000,er_moment_emuperg_4k*8.64*4*pi*10^(-4),sz,'>'); %this converts emu/g to T
set(p4ker_data,'MarkerEdgeColor',DefaultCrimson,'MarkerFaceColor',White,'Linewidth',MarkerLineWidth,'MarkerFaceAlpha',0);
hold on
p4kgd_fit = plot(fieldsgd/10000,fun4kgd_new(fieldsgd/10000),'k-');
set(p4kgd_fit,'LineWidth',MarkerLineWidth)
hold on
p4kgd_data = scatter(gd_field_oe_4k/10000,gd_moment_emuperg_4k*7.41*4*pi*10^(-4),sz,'s'); 
set(p4kgd_data,'MarkerEdgeColor',DefaultOrange,'MarkerFaceColor',White,'Linewidth',MarkerLineWidth,'MarkerFaceAlpha',0);
hold on;
p4kdy_fit = plot(fieldsdy/10000,fun4kdy_new(fieldsdy/10000),'k-');
set(p4kdy_fit,'LineWidth',MarkerLineWidth)
hold on
p4kdy_data = scatter(dys_field_oe_4k/10000,dys_moment_emuperg_4k*7.80*4*pi*10^(-4),sz,'^');
set(p4kdy_data,'MarkerEdgeColor',DefaultGreen,'MarkerFaceColor',White,'Linewidth',MarkerLineWidth,'MarkerFaceAlpha',0);
hold on
p4kho_fit = plot(fieldsho/10000,fun4kho_new(fieldsho/10000),'k-');
set(p4kho_fit,'LineWidth',MarkerLineWidth)
hold on
p4kho_data = scatter(ho_field_oe_4k/10000,ho_moment_emuperg_4k*8.41*4*pi*10^(-4),sz,'o');
set(p4kho_data,'MarkerEdgeColor',DefaultBlue,'MarkerFaceColor',White,'Linewidth',MarkerLineWidth,'MarkerFaceAlpha',0);
hold on
xlabel('Applied Field (T)','Fontsize',fs)
xlim([-7,7])
xticks([-5 0 5])
ylabel('Magnetization (T)','Fontsize',fs)

yyaxis right
ylim([-1591 1591]) %convert tesla to emu/cm^3 by multiplying by 10^4/(4 pi)
ylabel('Magnetization (emu/cm^3)','Fontsize',fs)
yticks([-1591 -795.5 0 795.5 1591])
yticklabels({'-1600','-800','0','800','1600'}) %this level of error is <1% and acceptable, given we will include the alternative units in SI and also the full datasets
set(gca,'Fontsize',fs,'LineWidth',LineWidth);
ax = gca;
ax.YColor = 'k'; %Black
ax.XColor = 'k';
pbaspect([1.618 1 1])

% Fits (from fitting file)
funrter_new = @(x)1.11*( 27.2*0.01165*.6095*2.615*(coth(2.615*2*0.672*(x/295)+1E-12)-1./(2.615*2*0.672*(x/295)+ 1E-12)) + 27.2*0.01165*(1-.6095)*9.58*(coth(9.58*0.672*2*(x/295)+1E-12)-1./(9.58*0.672*2*(x/295)+ 1E-12)) );
funrtgd_new = @(x)1.09*( 24.6*0.01165*1*4.608*(coth(4.608*2*0.672*(x/295)+1E-12)-1./(4.608*2*0.672*(x/295)+ 1E-12)) );
funrtdy_new = @(x)1.09*( 25.2*0.01165*.6024*2.234*(coth(2.234*2*0.672*(x/295)+1E-12)-1./(2.234*2*0.672*(x/295)+ 1E-12)) + 25.2*0.01165*10.65*(1-.6024)*(coth(10.65*0.672*2*(x/295)+1E-12)-1./(10.65*0.672*2*(x/295)+ 1E-12))); 
funrtho_new = @(x)1.07*( 26.8*0.01165*.7278*5.279*(coth(5.279*0.672*2*(x/295)+1E-12)-1./(5.279*0.672*2*(x/295)+ 1E-12)) + 26.8*0.01165*(1-.7278)*10.6*(coth(10.6*0.672*2*(x/295)+1E-12)-1./(10.6*0.672*2*(x/295)+ 1E-12)) );


subplot(4,1,3)
prter_fit = plot(fieldser/10000,funrter_new(fieldser/10000),'k-');
set(prter_fit,'LineWidth',MarkerLineWidth)
hold on; 
prter_data = scatter(er_field_oe_rt/10000,er_moment_emuperg_rt*8.64*4*pi*10^(-4),sz,'>');
set(prter_data,'MarkerEdgeColor',DefaultCrimson,'MarkerFaceColor',White,'Linewidth',MarkerLineWidth,'MarkerFaceAlpha',0);
hold on; 
prtgd_fit = plot(fieldsgd/10000,funrtgd_new(fieldser/10000),'k-');
set(prtgd_fit,'LineWidth',MarkerLineWidth)
hold on; 
prtgd_data = scatter(gd_field_oe_rt/10000,gd_moment_emuperg_rt*7.41*4*pi*10^(-4),sz,'s');
set(prtgd_data,'MarkerEdgeColor',DefaultOrange,'MarkerFaceColor',White,'Linewidth',MarkerLineWidth,'MarkerFaceAlpha',0);
hold on; 
prtdy_fit = plot(fieldsdy/10000,funrtdy_new(fieldser/10000),'k-');
set(prtdy_fit,'LineWidth',MarkerLineWidth)
hold on;
prtdy_data = scatter(dys_field_oe_rt/10000,dys_moment_emuperg_rt*7.80*4*pi*10^(-4),sz,'^');
set(prtdy_data,'MarkerEdgeColor',DefaultGreen,'MarkerFaceColor',White,'Linewidth',MarkerLineWidth,'MarkerFaceAlpha',0);
hold on
prtho_fit = plot(fieldsho/10000,funrtho_new(fieldser/10000),'k-');
set(prtho_fit,'LineWidth',MarkerLineWidth)
hold on
prtho_data = scatter(ho_field_oe_rt/10000,ho_moment_emuperg_rt*8.41*4*pi*10^(-4),sz,'o');
set(prtho_data,'MarkerEdgeColor',DefaultBlue,'MarkerFaceColor',White,'Linewidth',MarkerLineWidth,'MarkerFaceAlpha',0);
hold on
xlabel('Applied Field (T)','Fontsize',fs)
xlim([-7,7])
xticks([-5 0 5])
ylabel('Magnetization (T)','Fontsize',fs)

yyaxis right
ylim([-159.1 159.1]) %convert tesla to emu/cm^3 by multiplying by 10^4/(4 pi)
ylabel('Magnetization (emu/cm^3)','Fontsize',fs)
yticks([-159.1 -79.55 0 79.55 159.1])
yticklabels({'160','-80','0','80','160'})
set(gca,'Fontsize',fs,'LineWidth',LineWidth);
ax = gca;
ax.YColor = 'k'; %Black
ax.XColor = 'k';
pbaspect([1.618 1 1])



subplot(4,1,2)

% Fits (from fitting file)
fundy_new = @(x)( 25.2*0.01165*.6734*3.137*(coth(3.137*1.495*(7./x))-1./(3.137*1.495*(7./x))) + 25.2*0.01165*10.65*(1-.6734)*(coth(10.65*1.495*(7./x))-1./(10.65*1.495*(7./x))) );
fungd_new = @(x)( 24.6*0.01165*.7494*3.788*(coth(3.788*1.107*(7./x))-1./(3.788*1.107*(7./x))) + 24.6*0.01165*7.94*(1-.7494)*(coth(7.94*1.107*(7./x))-1./(7.94*1.107*(7./x))) );
funho_new = @(x)( 26.8*0.01165*.6764*4.976*(coth(4.976*1.287*(7./x))-1./(4.976*1.287*(7./x))) + 26.8*0.01165*(1-.6764)*10.6*(coth(10.6*1.287*(7./x))-1./(10.6*1.287*(7./x))) );
funer_new = @(x)( 27.2*0.01165*.8524*4.22*(coth(4.22*1.892*(7./x))-1./(4.22*1.892*(7./x))) + 27.2*0.01165*(1-.8524)*9.58*(coth(9.58*1.892*(7./x))-1./(9.58*1.892*(7./x))) );

%Temp curves
er_temp_fit = plot(tempser,funer_new(tempser),'k-');
set(er_temp_fit,'LineWidth',MarkerLineWidth)
hold on;
er_temp_data = scatter(er_temp_k,er_moment_emuperg_temp*8.64*4*pi*10^(-4),sz,'>');
set(er_temp_data,'MarkerEdgeColor',DefaultCrimson,'MarkerFaceColor',White,'Linewidth',MarkerLineWidth,'MarkerFaceAlpha',0);
hold on
gd_temp_fit = plot(tempsgd,fungd_new(tempsgd),'k-');
set(gd_temp_fit,'LineWidth',MarkerLineWidth)
hold on
gd_temp_data = scatter(gd_temp_k,gd_moment_emuperg_temp*7.41*4*pi*10^(-4),sz,'s');
set(gd_temp_data,'MarkerEdgeColor',DefaultOrange,'MarkerFaceColor',White,'Linewidth',MarkerLineWidth,'MarkerFaceAlpha',0);
hold on
dy_temp_fit = plot(tempsdy,fundy_new(tempsdy),'k-');
set(dy_temp_fit,'LineWidth',MarkerLineWidth)
hold on
dy_temp_data = scatter(dys_temp_k,dys_moment_emuperg_temp*7.80*4*pi*10^(-4),sz,'^');
set(dy_temp_data,'MarkerEdgeColor',DefaultGreen,'MarkerFaceColor',White,'Linewidth',MarkerLineWidth,'MarkerFaceAlpha',0);
hold on
ho_temp_fit = plot(tempsho,funho_new(tempsho),'k-');
set(ho_temp_fit,'LineWidth',MarkerLineWidth)
hold on
ho_temp_data = scatter(ho_temp_k,ho_moment_emuperg_temp*8.41*4*pi*10^(-4),sz,'o');
set(ho_temp_data,'MarkerEdgeColor',DefaultBlue,'MarkerFaceColor',White,'Linewidth',MarkerLineWidth,'MarkerFaceAlpha',0);
hold on
xlabel('Temperature (K)','Fontsize',fs)
ylabel('Magnetization (T)','Fontsize',fs)
ylim([0 2.05])
yticks([0 0.5 1 1.5 2])

yyaxis right
ylim([0 1587.2]) %convert tesla to emu/cm^3 by multiplying by 10^4/(4 pi)
yticks([0 396.8 396.8*2 396.8*3 396.8*4])
yticklabels({'0','400','800','1200','1600'})
ylabel('Magnetization (emu/cm^3)','Fontsize',fs)

set(gca,'Fontsize',fs,'LineWidth',LineWidth);
ax = gca;
ax.YColor = 'k'; %Black
ax.XColor = 'k';
pbaspect([1.618 1 1])


 % Define functions for fitted stuff
fun_chi_dy = @(x)( (x+12.18)/7.29 );
fun_chi_gd = @(x)( (x+6.11)/3.06 );
fun_chi_ho = @(x)( (x+7.44)/7.79 );
fun_chi_er = @(x)( (x+10.57)/6.49 );
ts = linspace(-20,300);

subplot(4,1,1)
  
 erfit = plot(ts,fun_chi_er(ts),'k-');
 set(erfit,'LineWidth',MarkerLineWidth)
 hold on
 gdfit = plot(ts,fun_chi_gd(ts),'k-');
 set(gdfit,'LineWidth',MarkerLineWidth)
 hold on
 dyfit = plot(ts,fun_chi_dy(ts),'k-');
 set(dyfit,'LineWidth',MarkerLineWidth)
 hold on
 hofit = plot(ts,fun_chi_ho(ts),'k-');
 set(hofit,'LineWidth',MarkerLineWidth)
 hold on 
 er = scatter(chi_er(:,1),1./(chi_er(:,2)*4*pi*8.64),sz,'>'); %'MarkerFaceColor','b'
 set(er,'MarkerEdgeColor',DefaultCrimson,'MarkerFaceColor',White,'Linewidth',MarkerLineWidth,'MarkerFaceAlpha',0);
 hold on
 gd = scatter(chi_gd(:,1),1./(chi_gd(:,2)*4*pi*7.41),sz,'s');
 set(gd,'MarkerEdgeColor',DefaultOrange,'MarkerFaceColor',White,'Linewidth',MarkerLineWidth,'MarkerFaceAlpha',0);
 hold on
 dy = scatter(chi_dy(:,1),1./(chi_dy(:,2)*4*pi*7.8),sz,'^');
 set(dy,'MarkerEdgeColor',DefaultGreen,'MarkerFaceColor',White,'Linewidth',MarkerLineWidth,'MarkerFaceAlpha',0);
 hold on
 ho = scatter(chi_ho(:,1),1./(chi_ho(:,2)*4*pi*8.41),sz,'o');
 set(ho,'MarkerEdgeColor',DefaultBlue,'MarkerFaceColor',White,'Linewidth',MarkerLineWidth,'MarkerFaceAlpha',0);
 hold on 
 leg = legend([dy gd ho er],{'Dy_2O_3','Gd_2O_3','Ho_2O_3','Er_2O_3'});
 set(leg,'Location', 'northwest','Fontsize',fs)
 set(leg, 'Box', 'off')
 %title('Curie-Weiss Plots')
 xlabel('Temperature (K)','Fontsize',fs)
 ylabel('\chi^{-1} (SI; cm^3/emu)','Fontsize',fs) 
 yticks([0 50 100])
 
 yyaxis right
 xlim([-20 300])
 xticks([-20 0 50 100 150 200 250 300])
 ylim([0 1257]) 
 yticks([0 628.5 1257])
 yticklabels({'0','630','1260'}) 
 ylabel('\chi^{-1} (cgs; cm^3/emu)','Fontsize',fs) 
 set(gca,'Fontsize',fs,'LineWidth',LineWidth);
 ax = gca;
 ax.YColor = 'k'; %Black
 ax.XColor = 'k';
 pbaspect([1.618 1 1])



%% Export the result

fh = figure(1); % returns the handle to the figure object
set(fh, 'color', 'white'); % sets the color to white 
set(gcf, 'PaperPosition', [0 0 12 27]) % make paper larger (go back to 27 if
% need to put chi graph back in 
print(gcf, 'magnetismpaper.png', '-dpng', '-r300' ) % save 300 dpi file
